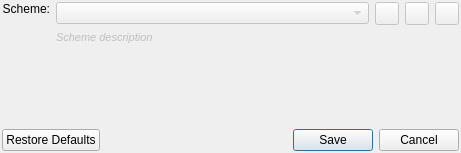
<?xml version="1.0" encoding="UTF-8"?>
<ui version="4.0">
 <class>PrimaryConfigDialog</class>
 <widget class="QDialog" name="PrimaryConfigDialog">
  <property name="geometry">
   <rect>
    <x>0</x>
    <y>0</y>
    <width>461</width>
    <height>153</height>
   </rect>
  </property>
  <property name="windowTitle">
   <string>Primary configuration</string>
  </property>
  <property name="windowIcon">
   <iconset resource="../../img.qrc">
    <normaloff>:/img/settings.png</normaloff>:/img/settings.png</iconset>
  </property>
  <layout class="QVBoxLayout" name="verticalLayout">
   <property name="margin">
    <number>2</number>
   </property>
   <item>
    <layout class="QHBoxLayout" name="horizontalLayout_4">
     <item>
      <widget class="QLabel" name="label_5">
       <property name="text">
        <string>Scheme:</string>
       </property>
       <property name="scaledContents">
        <bool>false</bool>
       </property>
       <property name="alignment">
        <set>Qt::AlignRight|Qt::AlignTop|Qt::AlignTrailing</set>
       </property>
       <property name="margin">
        <number>6</number>
       </property>
      </widget>
     </item>
     <item>
      <layout class="QVBoxLayout" name="verticalLayout_2">
       <item>
        <layout class="QHBoxLayout" name="horizontalLayout_2">
         <item>
          <widget class="QComboBox" name="schemeBox">
           <property name="enabled">
            <bool>false</bool>
           </property>
           <property name="sizePolicy">
            <sizepolicy hsizetype="MinimumExpanding" vsizetype="Fixed">
             <horstretch>0</horstretch>
             <verstretch>0</verstretch>
            </sizepolicy>
           </property>
          </widget>
         </item>
         <item>
          <widget class="QToolButton" name="schemeCopy">
           <property name="enabled">
            <bool>false</bool>
           </property>
           <property name="icon">
            <iconset resource="../../img.qrc">
             <normaloff>:/img/copy.png</normaloff>:/img/copy.png</iconset>
           </property>
           <property name="popupMode">
            <enum>QToolButton::DelayedPopup</enum>
           </property>
           <property name="toolButtonStyle">
            <enum>Qt::ToolButtonIconOnly</enum>
           </property>
          </widget>
         </item>
         <item>
          <widget class="QToolButton" name="schemeEdit">
           <property name="enabled">
            <bool>false</bool>
           </property>
           <property name="icon">
            <iconset resource="../../img.qrc">
             <normaloff>:/img/edit.png</normaloff>:/img/edit.png</iconset>
           </property>
          </widget>
         </item>
         <item>
          <widget class="QToolButton" name="schemeDelete">
           <property name="enabled">
            <bool>false</bool>
           </property>
           <property name="icon">
            <iconset resource="../../img.qrc">
             <normaloff>:/img/delete.png</normaloff>:/img/delete.png</iconset>
           </property>
          </widget>
         </item>
        </layout>
       </item>
       <item>
        <widget class="QLabel" name="schemeDescr">
         <property name="enabled">
          <bool>false</bool>
         </property>
         <property name="font">
          <font>
           <pointsize>8</pointsize>
           <italic>true</italic>
          </font>
         </property>
         <property name="text">
          <string>Scheme description</string>
         </property>
         <property name="margin">
          <number>2</number>
         </property>
        </widget>
       </item>
      </layout>
     </item>
    </layout>
   </item>
   <item>
    <widget class="QWidget" name="stackedListHolder" native="true"/>
   </item>
   <item>
    <spacer name="verticalSpacer">
     <property name="orientation">
      <enum>Qt::Vertical</enum>
     </property>
     <property name="sizeHint" stdset="0">
      <size>
       <width>20</width>
       <height>40</height>
      </size>
     </property>
    </spacer>
   </item>
   <item>
    <widget class="QDialogButtonBox" name="buttonBox">
     <property name="orientation">
      <enum>Qt::Horizontal</enum>
     </property>
     <property name="standardButtons">
      <set>QDialogButtonBox::Cancel|QDialogButtonBox::RestoreDefaults|QDialogButtonBox::Save</set>
     </property>
    </widget>
   </item>
  </layout>
 </widget>
 <resources>
  <include location="../../img.qrc"/>
 </resources>
 <connections/>
</ui>
